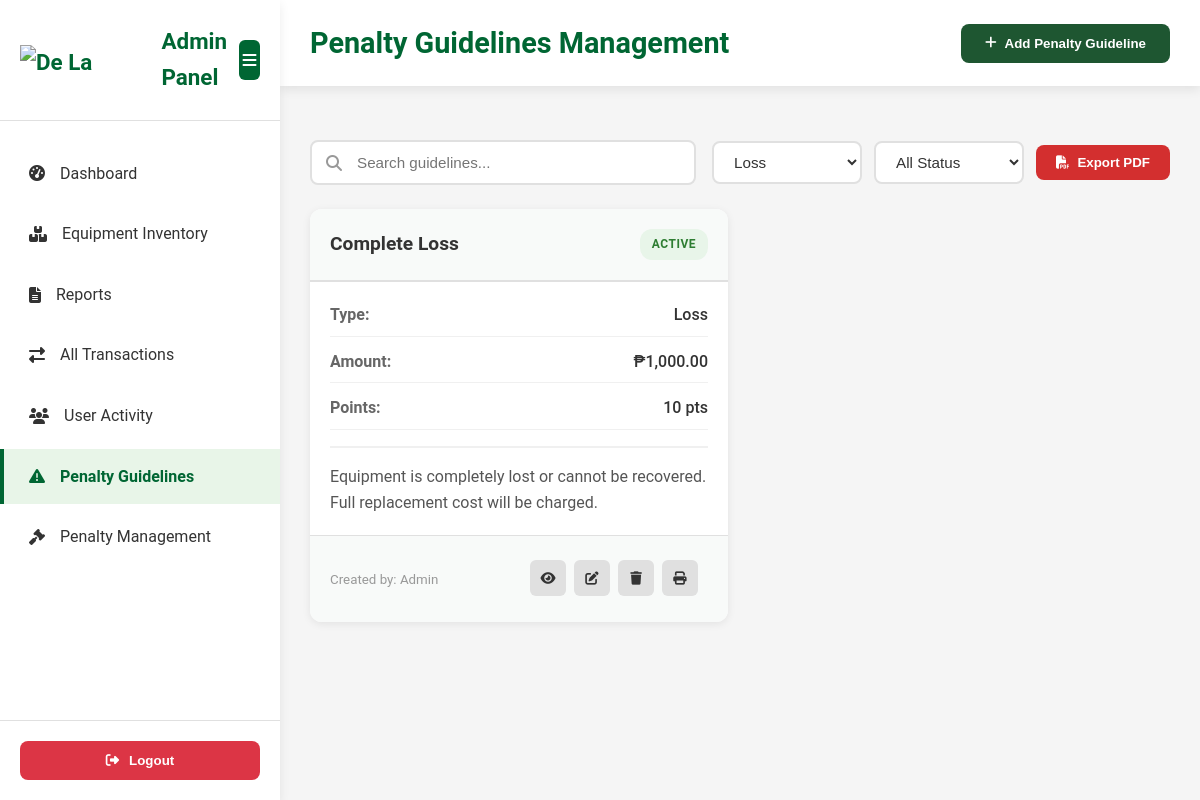
Screenshot of /admin-penalty-guideline.php?type=Loss (signed in) with the database file from the repository.
### tables this page shows
CREATE TABLE IF NOT EXISTS `penalty_guidelines` (
  `id` INT AUTO_INCREMENT PRIMARY KEY,
  `title` VARCHAR(255) NOT NULL,
  `penalty_type` VARCHAR(100) NOT NULL,
  `penalty_description` TEXT NOT NULL,
  `penalty_amount` DECIMAL(10,2) NOT NULL DEFAULT 0.00,
  `penalty_points` INT NOT NULL DEFAULT 0,
  `document_path` VARCHAR(255) DEFAULT NULL,
  `status` ENUM('draft', 'active', 'archived') DEFAULT 'draft',
  `created_by` INT DEFAULT NULL,
  `updated_by` INT DEFAULT NULL,
  `created_at` TIMESTAMP DEFAULT CURRENT_TIMESTAMP,
  `updated_at` TIMESTAMP DEFAULT CURRENT_TIMESTAMP ON UPDATE CURRENT_TIMESTAMP,
  INDEX `idx_penalty_type` (`penalty_type`),
  INDEX `idx_status` (`status`),
  INDEX `idx_created_by` (`created_by`),
  INDEX `idx_updated_by` (`updated_by`)
);

### admin-penalty-guideline.php (the view, shortened to what this page needs)
<?php
$host = "localhost";
$user = "root";
$password = "";
$dbname = "capstone";
$conn = @new mysqli($host, $user, $password, $dbname);
$filter_type = isset($_GET['type']) ? $_GET['type'] : 'all';
$filter_status = isset($_GET['status']) ? $_GET['status'] : 'all';
$search_query = isset($_GET['search']) ? trim($_GET['search']) : '';
$table_check = $conn->query("SHOW TABLES LIKE 'penalty_guidelines'");
$table_exists = $table_check && $table_check->num_rows > 0;
$guidelines = null;
if ($table_exists) {
    $admin_users_check = $conn->query("SHOW TABLES LIKE 'admin_users'");
    $has_admin_users = $admin_users_check && $admin_users_check->num_rows > 0;
    if ($has_admin_users) {
        $sql = "SELECT pg.*, au.username as created_by_name
                FROM penalty_guidelines pg
                LEFT JOIN admin_users au ON pg.created_by = au.id
                WHERE 1=1";
    } else {
        $sql = "SELECT pg.*, 'Admin' as created_by_name
                FROM penalty_guidelines pg
                WHERE 1=1";
    }
    if ($filter_type !== 'all') {
        $sql .= " AND pg.penalty_type = '" . $conn->real_escape_string($filter_type) . "'";
    }
    $sql .= " ORDER BY pg.created_at DESC";
    $guidelines = $conn->query($sql);
}
$penalty_types = ['Late Return', 'Damage', 'Loss', 'Misuse', 'Other'];
?>
<!DOCTYPE html>
<html lang="en">
<head>
    <link rel="stylesheet" href="assets/css/admin-base.css?v=<?= time() ?>">
    <link rel="stylesheet" href="assets/css/penalty-guideline.css?v=<?= time() ?>">
    <link rel="stylesheet" href="https://cdnjs.cloudflare.com/ajax/libs/font-awesome/6.5.2/css/all.min.css">
</head>
<body>
    <div class="admin-container">
        <nav class="sidebar" id="sidebar">
            <div class="sidebar-header">
                <div class="logo">
                    <img src="../uploads/De lasalle ASMC.png" alt="De La Salle ASMC Logo" class="main-logo" style="height:30px; width:auto;">
                    <span class="logo-text">Admin Panel</span>
                </div>
                <button class="sidebar-toggle" id="sidebarToggle">
                    <i class="fas fa-bars"></i>
                </button>
            </div>
            <ul class="nav-menu">
                <li class="nav-item">
                    <a href="admin-dashboard.php"><i class="fas fa-tachometer-alt"></i><span>Dashboard</span></a>
                </li>
                <li class="nav-item">
                    <a href="admin-equipment-inventory.php"><i class="fas fa-boxes"></i><span>Equipment Inventory</span></a>
                </li>
                <li class="nav-item">
                    <a href="reports.php"><i class="fas fa-file-alt"></i><span>Reports</span></a>
                </li>
                <li class="nav-item">
                    <a href="admin-all-transaction.php"><i class="fas fa-exchange-alt"></i><span>All Transactions</span></a>
                </li>
                <li class="nav-item">
                    <a href="student-activity.php"><i class="fas fa-users"></i><span>User Activity</span></a>
                </li>
                <li class="nav-item active">
                    <a href="admin-penalty-guideline.php"><i class="fas fa-exclamation-triangle"></i><span>Penalty Guidelines</span></a>
                </li>
                <li class="nav-item">
                    <a href="admin-penalty-management.php"><i class="fas fa-gavel"></i><span>Penalty Management</span></a>
                </li>
            </ul>
            <div class="sidebar-footer">
                <button class="logout-btn" onclick="logout()">
                    <i class="fas fa-sign-out-alt"></i> <span>Logout</span>
                </button>
            </div>
        </nav>
        <main class="main-content">
            <header class="top-header">
                <h1 class="page-title">Penalty Guidelines Management</h1>
                <button class="add-btn" onclick="openAddModal()">
                    <i class="fas fa-plus"></i> Add Penalty Guideline
                </button>
            </header>
            <?php if ($table_exists): ?>
            <section class="content-section" style="display: block !important; visibility: visible !important;">
                <div class="filters-container">
                    <div class="search-box">
                        <i class="fas fa-search"></i>
                        <input type="text" id="searchInput" placeholder="Search guidelines..." value="<?= htmlspecialchars($search_query) ?>">
                    </div>
                    <div class="filter-group">
                        <select id="typeFilter" class="filter-select" onchange="applyFilters()">
                            <?php foreach($penalty_types as $type): ?>
                                <option value="<?= htmlspecialchars($type) ?>" <?= $filter_type === $type ? 'selected' : '' ?>>
                                    <?= htmlspecialchars($type) ?>
                                </option>
                            <?php endforeach; ?>
                        </select>
                        <select id="statusFilter" class="filter-select" onchange="applyFilters()">
                            <option value="all" <?= $filter_status === 'all' ? 'selected' : '' ?>>All Status</option>
                        </select>
                        <button class="btn-export" onclick="exportToPDF()">
                            <i class="fas fa-file-pdf"></i> Export PDF
                        </button>
                    </div>
                </div>
                <div class="guidelines-grid" style="display: grid !important; grid-template-columns: repeat(auto-fill, minmax(350px, 1fr)); gap: 24px;">
                    <?php if ($guidelines && $guidelines->num_rows > 0): ?>
                        <?php while($guideline = $guidelines->fetch_assoc()): ?>
                            <div class="guideline-card" data-id="<?= $guideline['id'] ?>">
                                <div class="card-header">
                                    <h3><?= htmlspecialchars($guideline['title']) ?></h3>
                                    <span class="status-badge status-<?= $guideline['status'] ?>">
                                        <?= ucfirst($guideline['status']) ?>
                                    </span>
                                </div>
                                <div class="card-body">
                                    <div class="info-row">
                                        <span class="label">Type:</span>
                                        <span class="value"><?= htmlspecialchars($guideline['penalty_type']) ?></span>
                                    </div>
                                    <div class="info-row">
                                        <span class="label">Amount:</span>
                                        <span class="value">₱<?= number_format($guideline['penalty_amount'], 2) ?></span>
                                    </div>
                                    <div class="info-row">
                                        <span class="label">Points:</span>
                                        <span class="value"><?= $guideline['penalty_points'] ?> pts</span>
                                    </div>
                                    <div class="description">
                                        <?= nl2br(htmlspecialchars(substr($guideline['penalty_description'], 0, 150))) ?>
                                    </div>
                                </div>
                                <div class="card-footer">
                                    <small>Created by: <?= htmlspecialchars($guideline['created_by_name'] ?? 'Unknown') ?></small>
                                    <div class="card-actions">
                                        <button class="btn-icon" onclick="viewGuideline(<?= $guideline['id'] ?>)" title="View">
                                            <i class="fas fa-eye"></i>
                                        </button>
                                        <button class="btn-icon" onclick="editGuideline(<?= $guideline['id'] ?>)" title="Edit">
                                            <i class="fas fa-edit"></i>
                                        </button>
                                        <button class="btn-icon btn-danger" onclick="deleteGuideline(<?= $guideline['id'] ?>, '<?= htmlspecialchars($guideline['title']) ?>')" title="Delete">
                                            <i class="fas fa-trash"></i>
                                        </button>
                                        <button class="btn-icon" onclick="printGuideline(<?= $guideline['id'] ?>)" title="Print">
                                            <i class="fas fa-print"></i>
                                        </button>
                                    </div>
                                </div>
                            </div>
                        <?php endwhile; ?>
                    <?php endif; ?>
                </div>
            </section>
            <?php endif; ?>
        </main>
    </div>
</body>
</html>

### assets/css/admin-base.css (style rules this page uses)
:root { --primary-green: #006633; --secondary-green: #4CAF50; --light-green: #E8F5E8; --dark-green: #004d26; --white: #ffffff; --gray: #f5f5f5; --text-dark: #333333; --shadow: 0 4px 10px rgba(0, 0, 0, 0.08); }
* { margin: 0; padding: 0; box-sizing: border-box; }
body { font-family: 'Roboto', 'Segoe UI', Tahoma, Geneva, Verdana, sans-serif; background: var(--gray); color: var(--text-dark); line-height: 1.6; }
.admin-container { display: flex; min-height: 100vh; }
.sidebar { width: 280px; background: var(--white); box-shadow: var(--shadow); display: flex; flex-direction: column; position: fixed; height: 100vh; left: 0; top: 0; transition: left 0.3s ease; z-index: 100; }
.sidebar-header { padding: 24px 20px; border-bottom: 1px solid #e0e0e0; display: flex; align-items: center; justify-content: space-between; gap: 12px; }
.logo { display: flex; align-items: center; gap: 15px; color: var(--primary-green); font-size: 1.4rem; font-weight: 700; }
.main-logo { max-height: 30px; width: auto; object-fit: contain; }
.sidebar-toggle { background: var(--primary-green); color: white; border: none; border-radius: 6px; width: 40px; height: 40px; display: flex; align-items: center; justify-content: center; cursor: pointer; transition: background 0.3s ease, transform 0.2s ease; font-size: 16px; }
.nav-menu { list-style: none; padding: 20px 0; flex: 1; }
.nav-item { margin: 5px 0; }
.nav-item a { display: flex; align-items: center; gap: 15px; padding: 15px 25px; color: var(--text-dark); text-decoration: none; transition: all 0.3s ease; border-left: 4px solid transparent; }
.nav-item.active a, .nav-item:hover a { background: var(--light-green); color: var(--primary-green); border-left: 4px solid var(--primary-green); font-weight: 600; }
.sidebar-footer { padding: 20px; border-top: 1px solid #e0e0e0; }
.logout-btn { width: 100%; padding: 12px; background: #dc3545; color: var(--white); border: none; border-radius: 8px; cursor: pointer; display: flex; align-items: center; justify-content: center; gap: 10px; font-weight: 600; transition: background 0.3s ease; }
.main-content { flex: 1; margin-left: 280px; min-height: 100vh; transition: margin-left 0.3s ease; }
.top-header { background: var(--white); padding: 20px 30px; display: flex; justify-content: space-between; align-items: center; box-shadow: var(--shadow); position: sticky; top: 0; z-index: 90; }
.page-title { font-size: 1.8rem; color: var(--primary-green); font-weight: 700; }
.content-section { display: none; padding: 30px; }
.add-btn { padding: 12px 20px; background: var(--primary-green); color: var(--white); border: none; border-radius: 8px; cursor: pointer; display: flex; align-items: center; gap: 10px; font-weight: 600; transition: background 0.3s ease; }
.card-actions { display: flex; gap: 10px; margin-top: 8px; padding: 0 10px 10px 10px; }
.status-badge { display: inline-block; padding: 4px 10px; border-radius: 12px; font-size: 0.8rem; font-weight: 600; }

### rows the page displays
penalty_guidelines: title "Complete Loss", status "ACTIVE", penalty_type "Loss", penalty_amount "1,000.00", penalty_points "10", penalty_description "Equipment is completely lost or cannot be recovered. Full replacement cost will be charged.", created_by_name "Admin"

### other values shown
form field value "Loss"
